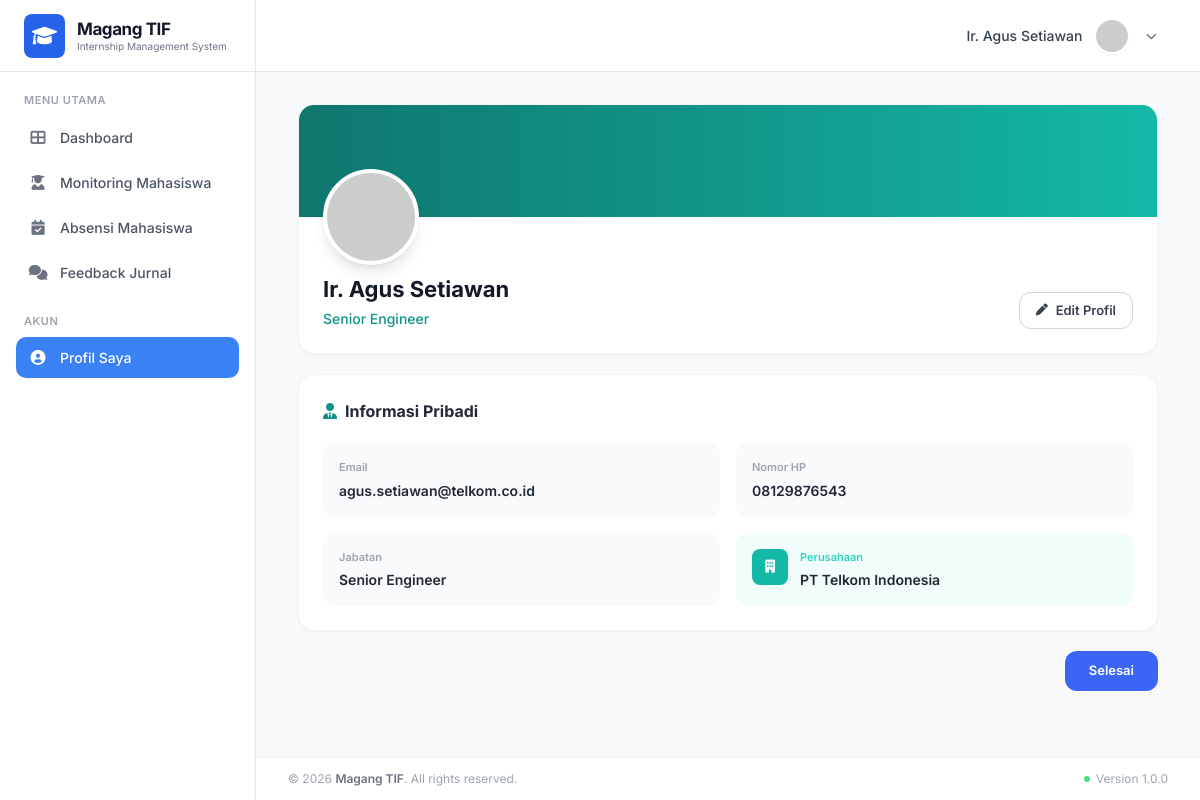
Screenshot of /pembimbing/profil.php (signed in) with the database file from the repository.
### tables this page shows
CREATE TABLE `pembimbing_lapang` (
  `id` int(11) NOT NULL,
  `user_id` int(11) DEFAULT NULL,
  `company_id` int(11) DEFAULT NULL,
  `nama` varchar(255) NOT NULL,
  `jabatan` varchar(100) DEFAULT NULL,
  `no_hp` varchar(20) DEFAULT NULL,
  `email` varchar(255) NOT NULL,
  `created_at` timestamp NULL DEFAULT CURRENT_TIMESTAMP,
  `updated_at` timestamp NULL DEFAULT CURRENT_TIMESTAMP
);

CREATE TABLE `users` (
  `id` int(11) NOT NULL,
  `role_id` int(11) DEFAULT NULL,
  `name` varchar(255) NOT NULL,
  `email` varchar(255) NOT NULL,
  `password` varchar(255) NOT NULL,
  `created_at` timestamp NULL DEFAULT CURRENT_TIMESTAMP,
  `updated_at` timestamp NULL DEFAULT CURRENT_TIMESTAMP
);

CREATE TABLE `companies` (
  `id` int(11) NOT NULL,
  `nama_perusahaan` varchar(255) NOT NULL,
  `alamat_perusahaan` text,
  `email_business` varchar(255) NOT NULL,
  `contact_person` varchar(100) DEFAULT NULL,
  `no_hp` varchar(20) DEFAULT NULL,
  `bidang_usaha` varchar(100) DEFAULT NULL,
  `status_permodalan` varchar(100) DEFAULT NULL,
  `visi` text,
  `misi` text,
  `denah_lokasi` text,
  `deskripsi_kerja` text,
  `struktur_organisasi` text,
  `latitude` decimal(10,8) DEFAULT NULL,
  `longitude` decimal(11,8) DEFAULT NULL,
  `radius` int(11) DEFAULT NULL,
  `created_at` timestamp NULL DEFAULT CURRENT_TIMESTAMP,
  `updated_at` timestamp NULL DEFAULT CURRENT_TIMESTAMP
);

### pembimbing/profil.php (the view, shortened to what this page needs)
<?php
require_once __DIR__ . '/../config/db_connect.php';
$userId   = $_SESSION['id_user'];
$stmt = $conn->prepare("
    SELECT pl.*, u.email, c.nama_perusahaan
    FROM pembimbing_lapang pl
    JOIN users u ON pl.user_id = u.id
    LEFT JOIN companies c ON pl.company_id = c.id
    WHERE pl.user_id = :uid
");
$stmt->execute(['uid' => $userId]);
$profil = $stmt->fetch();
?>
<!DOCTYPE html>
<html lang="id">
<head>
    <script src="https://cdn.tailwindcss.com"></script>
    <link href="https://cdnjs.cloudflare.com/ajax/libs/font-awesome/6.0.0/css/all.min.css" rel="stylesheet">
</head>
<body class="flex h-screen overflow-hidden text-gray-800">
    <?php include '../includes/sidebar.php'; ?>
    <div class="flex-1 flex flex-col h-screen overflow-hidden">
        <?php include '../includes/header.php'; ?>
        <main class="flex-1 overflow-y-auto p-6 md:p-8 bg-[#f8f9fa]">
            <div class="max-w-[860px] mx-auto space-y-5">
                <div class="bg-white rounded-2xl shadow-sm border border-gray-100 overflow-hidden">
                    <div class="bg-gradient-to-r from-[#0f766e] to-[#14b8a6] h-28 relative"></div>
                    <div class="px-6 pb-6 relative">
                        <div class="absolute -top-12 left-6">
                            <div class="w-24 h-24 rounded-full border-4 border-white shadow-lg bg-gray-200 flex items-center justify-center overflow-hidden">
                                <img src="https://ui-avatars.com/api/?name=<?= urlencode($profil['nama'] ?? $userName) ?>&background=0f766e&color=fff&size=128" alt="Avatar" class="w-full h-full object-cover">
                            </div>
                        </div>
                        <div class="pt-14 flex items-end justify-between">
                            <div>
                                <h2 class="text-[22px] font-bold text-gray-900"><?= htmlspecialchars($profil['nama'] ?? $userName) ?></h2>
                                <p class="text-[14px] text-teal-600 font-medium mt-0.5"><?= htmlspecialchars($profil['jabatan'] ?? 'Pembimbing Lapang') ?></p>
                            </div>
                            <button id="editBtn" onclick="toggleEdit()" class="flex items-center gap-2 px-4 py-2 border border-gray-300 rounded-xl text-[13px] font-semibold text-gray-700 hover:bg-gray-50 transition-colors">
                                <i class="fas fa-pen text-[12px]"></i> Edit Profil
                            </button>
                        </div>
                    </div>
                </div>
                <div class="bg-white rounded-2xl shadow-sm border border-gray-100 p-6">
                    <div class="flex items-center gap-2 mb-5">
                        <i class="fas fa-user-tie text-teal-600 text-[16px]"></i>
                        <h3 class="text-[16px] font-bold text-gray-800">Informasi Pribadi</h3>
                    </div>
                    <div id="viewMode" class="grid grid-cols-1 sm:grid-cols-2 gap-4">
                        <div class="bg-gray-50 rounded-xl p-4">
                            <p class="text-[11px] font-semibold text-gray-400 mb-1">Email</p>
                            <p class="text-[14px] font-semibold text-gray-800"><?= htmlspecialchars($profil['email'] ?? '-') ?></p>
                        </div>
                        <div class="bg-gray-50 rounded-xl p-4">
                            <p class="text-[11px] font-semibold text-gray-400 mb-1">Nomor HP</p>
                            <p class="text-[14px] font-semibold text-gray-800"><?= htmlspecialchars($profil['no_hp'] ?? '-') ?></p>
                        </div>
                        <div class="bg-gray-50 rounded-xl p-4">
                            <p class="text-[11px] font-semibold text-gray-400 mb-1">Jabatan</p>
                            <p class="text-[14px] font-semibold text-gray-800"><?= htmlspecialchars($profil['jabatan'] ?? '-') ?></p>
                        </div>
                        <div class="bg-teal-50 rounded-xl p-4 flex items-start gap-3">
                            <div class="w-9 h-9 rounded-lg bg-teal-500 flex items-center justify-center shrink-0">
                                <i class="fas fa-building text-white text-[13px]"></i>
                            </div>
                            <div>
                                <p class="text-[11px] font-semibold text-teal-400 mb-1">Perusahaan</p>
                                <p class="text-[14px] font-semibold text-gray-800"><?= htmlspecialchars($profil['nama_perusahaan'] ?? '-') ?></p>
                            </div>
                        </div>
                    </div>
                </div>
                <div class="flex justify-end gap-3 pb-2">
                    <a href="dashboard.php" id="selesaiBtn" class="px-6 py-2.5 bg-[#3b66f5] hover:bg-[#2d53d4] text-white rounded-xl text-[13px] font-semibold">Selesai</a>
                </div>
            </div>
        </main>
        <?php include '../includes/footer.php'; ?>
    </div>
</body>
</html>

### pembimbing/profil.php (style rules this page uses)
body { font-family: 'Inter', sans-serif; background-color: #f8f9fa; }

### rows the page displays
pembimbing_lapang: nama "Ir. Agus Setiawan", jabatan "Senior Engineer", user.email "agus.setiawan@telkom.co.id", no_hp "08129876543", company.nama_perusahaan "PT Telkom Indonesia"

### other values shown
$groupName "MENU UTAMA"
$menu['title'] "Dashboard"
$menu['title'] "Monitoring Mahasiswa"
$menu['title'] "Absensi Mahasiswa"
$menu['title'] "Feedback Jurnal"
$groupName "AKUN"
$menu['title'] "Profil Saya"
$userName "Ir. Agus Setiawan"
$appName "Magang TIF"
$appVersion "1.0.0"
